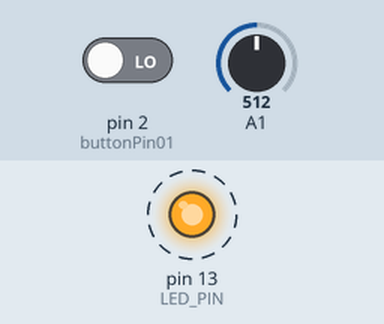
This sketch was run on a simulated Arduino Uno, built with avr-gcc and run on an emulated ATmega328P. Parts: output pins drawn as LEDs (lit = HIGH). Dashed ring = blinking. The inputs (shaded band) are chosen by the test bench; at power-on: pin 2 (buttonPin01) LOW, A1 = 512. What the sketch prints to the serial monitor is not drawn.

Above: at 4.79 s.
4.8 s: pin 2 (buttonPin01) driven HIGH
Timing chart, 0 to 32.8 s (numbered marks = the images above; inputs shaded):
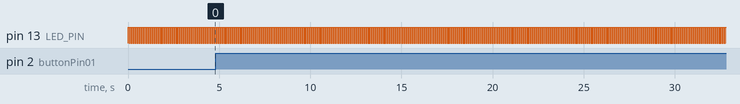

The sketch:

Flashlight.ino
```cpp
// I2C device class (I2Cdev) demonstration Arduino sketch for MPU9150
// 1/4/2013 original by Jeff Rowberg <jeff@rowberg.net> at https://github.com/jrowberg/i2cdevlib
//          modified by Aaron Weiss <aaron@sparkfun.com>
//
// Changelog:
//     2011-10-07 - initial release
//     2013-1-4 - added raw magnetometer output

/* ============================================
I2Cdev device library code is placed under the MIT license

Permission is hereby granted, free of charge, to any person obtaining a copy
of this software and associated documentation files (the "Software"), to deal
in the Software without restriction, including without limitation the rights
to use, copy, modify, merge, publish, distribute, sublicense, and/or sell
copies of the Software, and to permit persons to whom the Software is
furnished to do so, subject to the following conditions:

The above copyright notice and this permission notice shall be included in
all copies or substantial portions of the Software.

THE SOFTWARE IS PROVIDED "AS IS", WITHOUT WARRANTY OF ANY KIND, EXPRESS OR
IMPLIED, INCLUDING BUT NOT LIMITED TO THE WARRANTIES OF MERCHANTABILITY,
FITNESS FOR A PARTICULAR PURPOSE AND NONINFRINGEMENT. IN NO EVENT SHALL THE
AUTHORS OR COPYRIGHT HOLDERS BE LIABLE FOR ANY CLAIM, DAMAGES OR OTHER
LIABILITY, WHETHER IN AN ACTION OF CONTRACT, TORT OR OTHERWISE, ARISING FROM,
OUT OF OR IN CONNECTION WITH THE SOFTWARE OR THE USE OR OTHER DEALINGS IN
THE SOFTWARE.
===============================================
*/

// Arduino Wire library is required if I2Cdev I2CDEV_ARDUINO_WIRE implementation
// is used in I2Cdev.h
#include "Wire.h"

// I2Cdev and MPU6050 must be installed as libraries, or else the .cpp/.h files
// for both classes must be in the include path of your project
#include "I2Cdev.h"
#include "MPU6050.h"

// class default I2C address is 0x68
// specific I2C addresses may be passed as a parameter here
// AD0 low = 0x68 (default for InvenSense evaluation board)
// AD0 high = 0x69
MPU6050 accelgyro;

int16_t ax, ay, az;
int16_t gx, gy, gz;
int16_t mx, my, mz;

float yPitch;
float xRoll;
short acc[2];
short gyro[2];
short mag[2];


#define ACCELEROMETER_SENSITIVITY 8192.0
#define GYROSCOPE_SENSITIVITY 65.536
#define M_PI 3.14159265359
#define dt 0.01

#define LED_PIN 13
bool blinkState = false;
const int buttonPin01 = 2;

void setup() {

  // join I2C bus (I2Cdev library doesn't do this automatically)
    Wire.begin();

    // initialize serial communication
    // (38400 chosen because it works as well at 8MHz as it does at 16MHz, but
    // it's really up to you depending on your project)
    Serial.begin(38400);

    pinMode(buttonPin01, INPUT);
    digitalWrite(buttonPin01, LOW);

    // initialize device
    //Serial.println("Initializing I2C devices...");
    accelgyro.initialize();

    // verify connection
   // Serial.println("Testing device connections...");
    //Serial.println(accelgyro.testConnection() ? "MPU6050 connection successful" : "MPU6050 connection failed");

    // configure Arduino LED for
    pinMode(LED_PIN, OUTPUT);
}

void loop() {

    // read raw accel/gyro measurements from device
    accelgyro.getMotion9(&ax, &ay, &az, &gx, &gy, &gz, &mx, &my, &mz);

    // these methods (and a few others) are also available
    //accelgyro.getAcceleration(&ax, &ay, &az);
    //accelgyro.getRotation(&gx, &gy, &gz);
    float potentiometer = analogRead(A1);

    //short acc[] = {ax, ay, ax};
    //short gyro[] = {gx, gy, gz};
    //short mag[] = {mx, my, mz};


    // display tab-separated accel/gyro x/y/z values & button & potentiometer
    Serial.print(ax); Serial.print(", ");
    Serial.print(ay); Serial.print(", ");
    Serial.print(az); Serial.print(", ");
    Serial.print(gx); Serial.print(", ");
    Serial.print(gy); Serial.print(", ");
    Serial.print(gz); Serial.print(", ");
    Serial.print(mx); Serial.print(", ");
    Serial.print(my); Serial.print(", ");
    Serial.print(mz); Serial.print(", ");

    if (digitalRead(buttonPin01) == HIGH){
      Serial.print(1); Serial.print(", ");
    } else {
      Serial.print(0); Serial.print(", ");
    }

    Serial.print(map(potentiometer, 0, 670, 0, 100)); Serial.print(", ");
    ComplementaryFilter(ax, ay, az, gx, gy, yPitch, xRoll);

    // blink LED to indicate activity
    blinkState = !blinkState;
    digitalWrite(LED_PIN, blinkState);

    Serial.flush();
    delay(41);
}

void ComplementaryFilter(int ax, int ay, int az, int gx, int gy, float pitch, float roll)
{
    float pitchAcc, rollAcc;

    // Integrate the gyroscope data -> int(angularSpeed) = angle
    pitch += ((float)gx / GYROSCOPE_SENSITIVITY) * dt; // Angle around the X-axis
    roll -= ((float)gy / GYROSCOPE_SENSITIVITY) * dt;    // Angle around the Y-axis

    // Compensate for drift with accelerometer data if !bullshit
    // Sensitivity = -2 to 2 G at 16Bit -> 2G = 32768 && 0.5G = 8192
    int forceMagnitudeApprox = abs(ax) + abs(ay) + abs(az);
    if (forceMagnitudeApprox > 8192 && forceMagnitudeApprox < 32768)
    {
	// Turning around the X axis results in a vector on the Y-axis
        pitchAcc = atan2f((float)ay, (float)az) * 180 / M_PI;
        pitch = pitch * 0.98 + pitchAcc * 0.02;

	// Turning around the Y axis results in a vector on the X-axis
        rollAcc = atan2f((float)ax, (float)az) * 180 / M_PI;
        roll = roll * 0.98 + rollAcc * 0.02;
    }

    Serial.print(pitch); Serial.print(", ");
    Serial.println(roll);

}
```

Measured:
- by itself, pin 13 (LED_PIN): alternates HIGH for 0.05 s and LOW for 0.05 s
